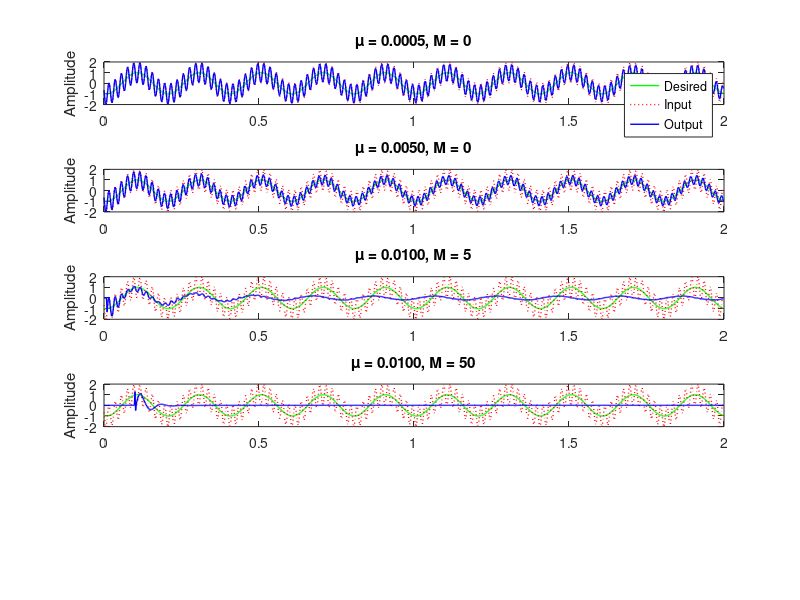

MATLAB code for this plot: (Note: this script raises an error after producing the figure.)
% mranc_leakage_effects.m
% Study the effect of desired signal leakage into reference signals

clc; clear; close all;

% Generate synthetic desired and interference signals

N = 1000;
fs = 500;
t = (0:N-1)/fs;

desired = sin(2*pi*5*t + rand*2*pi); % Desired 5Hz
SIR_in_dB = 0;
A_int = 10^(-SIR_in_dB/20);
interf = A_int * sin(2*pi*50*t + rand*2*pi); % Interference 50Hz

x = desired + interf; % Primary input

% Contaminated reference signals (10 dB attenuation of desired)
atten_dB = 10;
alpha = 10^(-atten_dB/20); % Attenuation factor
z1 = sin(2*pi*50*t) + alpha * desired;
z2 = cos(2*pi*50*t) + alpha * desired;
Z = [z1; z2]; % Contaminated reference matrix

% ----------------------
% Parameter combinations
% ----------------------
mu_vals = [0.0005, 0.005, 0.01, 0.01, 0.01];
M_vals  = [0,       0,     5,    50,   550];
numCases = numel(mu_vals);

% Preallocate
SIR_out = nan(1,numCases);
SIR_imp = nan(1,numCases);
conv_samples = nan(1,numCases);

% MRANC function
function s = mranc_algo(x, Z, M, mu)
    [R, N] = size(Z);
    ZZ = [];
    for r = 1:R
        ZZ = [ZZ; toeplitz([Z(r,1) zeros(1,M)], Z(r,:))];
    end
    W = zeros(R*(M+1),1);
    s = zeros(1,N);
    for n = M+1:N
        zvec = ZZ(:,n);
        y = W' * zvec;
        s(n) = x(n) - y;
        W = W + 2 * mu * s(n) * zvec;
    end
end

% Run experiments for each parameter set
for k = 1:numCases
    mu = mu_vals(k);
    M = M_vals(k);
    s_out = mranc_algo(x, Z, M, mu);

    % Steady state region
    ss_start = round(0.7 * N) + 1;
    res_noise = s_out(ss_start:end) - desired(ss_start:end);
    SIR_out(k) = 10*log10(var(desired(ss_start:end)) / var(res_noise));
    orig_noise = x(ss_start:end) - desired(ss_start:end);
    SIR_in_actual = 10*log10(var(desired(ss_start:end)) / var(orig_noise));
    SIR_imp(k) = SIR_out(k) - SIR_in_actual;

    % Convergence time estimate
    err = abs(s_out - desired);
    err_s = movmean(err, 50);
    thresh = 1.5 * mean(err_s(ss_start:end));
    idx_conv = find(err_s < thresh, 1);
    if ~isempty(idx_conv)
        conv_samples(k) = idx_conv;
    end
end

% Display results
fprintf('\nEffects of Reference Contamination (10 dB Desired Signal Leakage):\n');
fprintf('--------------------------------------------------------------------------\n');
fprintf('|   mu    |   M   |  SIR_out (dB)  |  SIR_imp (dB)  | Conv samples |\n');
fprintf('--------------------------------------------------------------------------\n');
for k = 1:numCases
    fprintf('| %7.4f | %5d | %14.2f | %14.2f | %12.0f |\n', ...
        mu_vals(k), M_vals(k), SIR_out(k), SIR_imp(k), conv_samples(k));
end
fprintf('--------------------------------------------------------------------------\n');

% Plotting
% ----------------------
colors = lines(numCases);
figure;
for k = 1:numCases
    mu = mu_vals(k);
    M = M_vals(k);
    s_out = mranc_algo(x, Z, M, mu);
    subplot(numCases,1,k);
    plot(t, desired, 'g', 'LineWidth', 1); hold on;
    plot(t, x, 'r:', 'LineWidth', 1);
    plot(t, s_out, 'b', 'LineWidth', 1);
    title(sprintf('\\mu = %.4f, M = %d', mu, M));
    ylabel('Amplitude');
    if k == 1
        legend('Desired', 'Input', 'Output');
    end
end
xlabel('Time (s)');
sgtitle('MRANC with Contaminated Reference Signals (Leakage 10 dB)');

% Error plots
figure;
for k = 1:numCases
    mu = mu_vals(k);
    M = M_vals(k);
    s_out = mranc_algo(x, Z, M, mu);
    err = abs(s_out - desired);
    subplot(numCases,1,k);
    plot(t, err, 'LineWidth', 1.2);
    ylabel('|e(n)|');
    title(sprintf('Error Signal \\mu = %.4f, M = %d', mu, M));
end
xlabel('Time (s)');
sgtitle('Error Signal |s(n) - d(n)|');

% SIR improvement vs M
figure;
plot(M_vals, SIR_imp, 'o-b', 'LineWidth', 2, 'MarkerSize', 8);
xlabel('Filter Order (M)');
ylabel('SIR Improvement (dB)');
title('Effect of Filter Order on SIR Improvement (Contaminated References)');
grid on;
